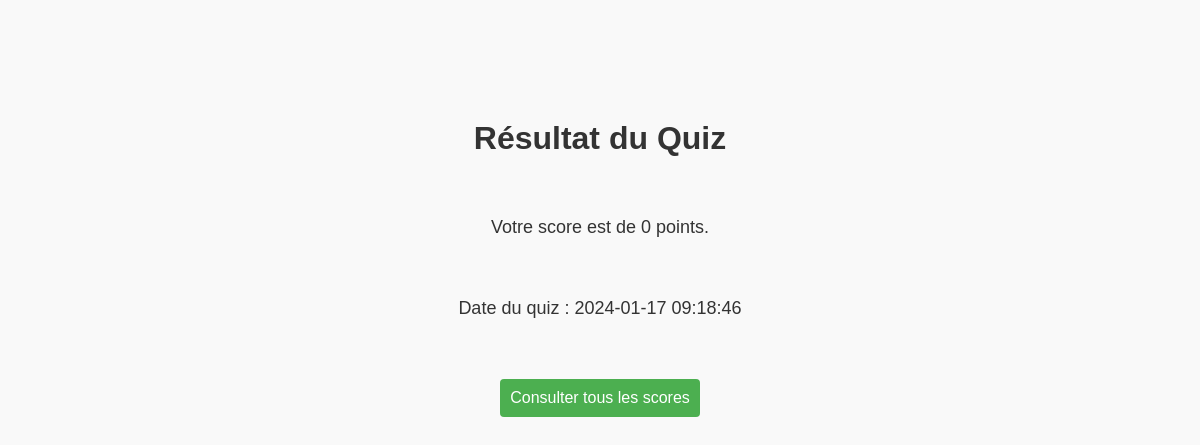
Page /resultat_quiz.php on the earlier database version.
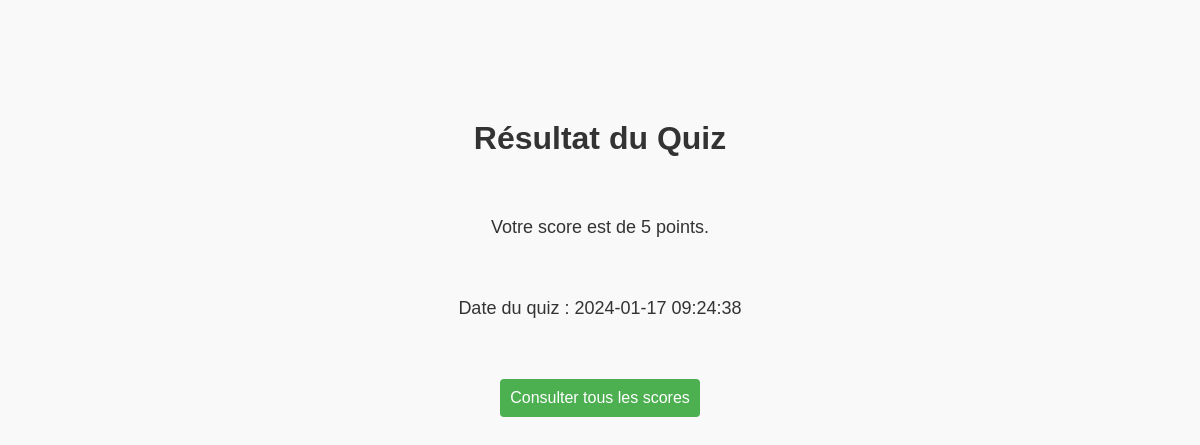
Same page on the later database version.
### tables this page shows
CREATE TABLE scores (
        id INTEGER PRIMARY KEY,
        participant_id INTEGER,
        score INTEGER,
        time INTEGER,
        FOREIGN KEY (participant_id) REFERENCES participants(idP));

### resultat_quiz.php (the view, shortened to what this page needs)
<!DOCTYPE html>
<html lang="fr">
<head>
    <link rel="stylesheet" type="text/css" href="css/resultat.css">
</head>
<body>
    <h1>Résultat du Quiz</h1>
    <?php
    try {
        $file_db = new PDO('sqlite:contacts.sqlite3');
        $file_db->setAttribute(PDO::ATTR_ERRMODE, PDO::ERRMODE_WARNING);
        $result = $file_db->query("SELECT * FROM scores ORDER BY id DESC LIMIT 1")->fetch(PDO::FETCH_ASSOC);
        if ($result) {
            echo '<p>Votre score est de ' . $result['score'] . ' points.</p>';
            echo '<p>Date du quiz : ' . date('Y-m-d H:i:s', $result['time']) . '</p>';
            echo '<a href="consulter_scores.php"><button>Consulter tous les scores</button></a>';
        } else {
            echo '<p>Aucun score disponible.</p>';
        }
    } catch (PDOException $ex) {
        echo $ex->getMessage();
    }
    ?>
</body>
</html>

Differences in the rows shown:
removed scores: score "0", time "2024-01-17 09:18:46"
now on this page (row edited): scores: score "5", time "2024-01-17 09:24:38"
